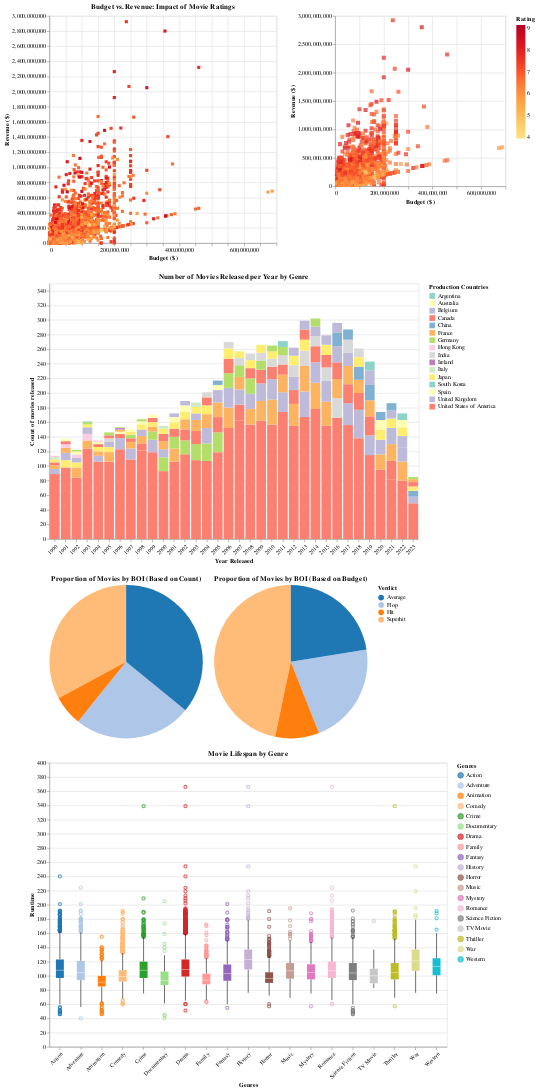

The cell this chart's notebook holds for it:
### Markdown cell above
## Data Visualization:
1. Budget vs. Revenue Scatter Plot: Visualizes the relationship between movie budget and revenue, with each point colored by its average rating. Brushing and linking are enabled to interactively explore the data.
2. Number of Movies Released per Year by Genre (Stacked Bar Chart): Shows the count of movies released per year, grouped by the top production countries. Allows selection of years using a point selection tool.
3. Pie Chart: Proportion of Movies by BOI (Based on Count): Represents the proportion of movies based on their Box Office Impact (BOI) using count aggregation.
4. Pie Chart: Proportion of Movies by BOI (Based on Budget): Illustrates the proportion of movies based on their BOI using budget aggregation.
5. Movie Lifespan by Genre (Box Plot): Displays the distribution of movie runtimes across different genres.

### Code cell
# Brushing & Linking
brush = alt.selection_interval()
click = alt.selection_point(encodings=['x', 'y'])
year_selection = alt.selection_point(fields=['release_year'])

# 1. Visual: Rating Chart
revenue_min = movies_data["vote_average"].mean() - 2.5
revenue_max = movies_data["vote_average"].max()
revenue_color_scale = alt.Scale(
    scheme="yelloworangered",
    domain=[revenue_min, revenue_max]
)

base_chart = (
    alt.Chart(movies_data)
    .mark_square()
    .encode(
        x=alt.X(
            "budget:Q",
            title="Budget ($)"
        ),
        y=alt.Y(
            "revenue:Q",
            title="Revenue ($)"
        ),
        color=alt.Color(
            "vote_average:Q", 
            scale=revenue_color_scale,  
            title="Rating"
        ), 
        tooltip=[
            alt.Tooltip("title:N"),
            alt.Tooltip("budget:Q", title="Budget ($)"),  
            alt.Tooltip("revenue:Q", title="Revenue ($)"),
            alt.Tooltip("vote_average:Q", title="Rating"),
        ],
        opacity=alt.condition(brush, alt.OpacityValue(1), alt.OpacityValue(0.3))
    )
    .properties(
        width=400, 
        height=400, 
        title="Budget vs. Revenue: Impact of Movie Ratings",
    )
)

# Axis selections (to drive the dynamic behavior)
x_select = alt.selection_interval(encodings=["x"], name="x_axis") 
y_select = alt.selection_interval(encodings=["y"], name="y_axis") 

# Chart showing only selected points when brushed
selected_points = (
    alt.Chart(movies_data)
    .mark_square(size=50)
    .encode(
        x=alt.X(
            "budget:Q", 
            title="Budget ($)", 
            scale=alt.Scale(domain=x_select)  # Connect to x_select
        ),
        y=alt.Y(
            "revenue:Q", 
            title="Revenue ($)", 
            scale=alt.Scale(domain=y_select)  # Connect to y_select
        ),
        color=alt.Color(
            "vote_average:Q", 
            scale=revenue_color_scale,  
            title="Rating"
        ),
        tooltip=[
            alt.Tooltip("title:N"),
            alt.Tooltip("budget:Q", title="Budget ($)"),  
            alt.Tooltip("revenue:Q", title="Revenue ($)"),
            alt.Tooltip("vote_average:Q", title="Rating"),
            alt.Tooltip("boi:N", title="Verdict")
        ]
    )
    .transform_filter(brush)  # Respond to both selections
    .transform_filter(click)
    .add_params(x_select, y_select) # Add the axis selections
).interactive()

# 2. Stacked Bar Chart: Number of Movies Released per Year by Genre
movies_per_country_continent = movies_data.groupby(['release_year', 'production_countries']).size().reset_index(name='counts')
def get_top_countries(group, n=7):
    return group.sort_values(by='counts', ascending=False).head(n)
top_countries_per_continent = movies_per_country_continent.groupby('release_year', group_keys=False).apply(get_top_countries)
stack_bar_chart = (alt.Chart(top_countries_per_continent)
    .mark_bar()
    .encode(
        x=alt.X('release_year:O', title="Year Released", axis=alt.Axis(labelAngle=-45)),
        y=alt.Y('counts:Q', stack='zero', title="Count of movies released"),
        color=alt.Color('production_countries:N',scale=alt.Scale(scheme='set3'), title="Production Countries"), 
        opacity=alt.condition(year_selection, alt.OpacityValue(1), alt.OpacityValue(0.3)),
        tooltip=[
        alt.Tooltip('release_year:O', title='Year Released'),
        alt.Tooltip('production_countries:N', title='Production Country'),
        alt.Tooltip('continents:N', title='Continent'),
        alt.Tooltip('counts:Q', title='Count of Movies') 
        ],
        order=alt.Order('release_year:O', sort='ascending')
    )
    .properties(
        width=650,
        height=450,
        title='Number of Movies Released per Year by Genre'
    )
)

# 3. Box Plot: Movie Lifespan by Genre
lifespan_chart = (alt.Chart(genres_df).mark_boxplot().encode(
    x= alt.X('genres:N', title = "Genres", axis=alt.Axis(labelAngle=-45)),
    y= alt.X('runtime:Q', title = "Runtime"),
    color=alt.Color('genres:N',scale=alt.Scale(scheme='category20'), title="Genres"),
    tooltip=[
        alt.Tooltip('title', title='Title'),
        alt.Tooltip('runtime', title='Runtime'),
        ]
).properties(
    width = 700,
    height = 500,
    title = 'Movie Lifespan by Genre'
)
)

# 4. Pie Chart: Proportion of Movies by BOI (Based on Count)
pie_chart = alt.Chart(movies_data).mark_arc().encode(
    theta='sum(count):Q',
    color=alt.Color('boi:N', scale=alt.Scale(scheme='category20'), title="Verdict"),  
    tooltip=[
        alt.Tooltip('boi:N', title='Verdict'),
        alt.Tooltip('sum(count):Q', title='Count of Movies Released'),
        alt.Tooltip('percentage:Q', title='Percentage of Total Movies', format='.2%')
    ]
).transform_aggregate(
    count='count():Q',
    groupby=['boi']
).transform_joinaggregate(
    total_count='sum(count)',
).transform_calculate(
    percentage="datum.count/datum.total_count"
).properties(
    width=270,
    height=270,
    title="Proportion of Movies by BOI (Based on Count)"
)

# 5. Pie Chart: Proportion of Movies by BOI (Based on Budget)
pie_chart2 = alt.Chart(movies_data).mark_arc().encode(
    theta=alt.Theta('sum(sum_budget):Q', title='Budget Proportion'),
    color=alt.Color('boi:N', scale=alt.Scale(scheme='category20'), title="Verdict"),  
    tooltip=[
        alt.Tooltip('boi:N', title='Verdict'),
        alt.Tooltip('sum(sum_budget):Q', title='Total Budget'), 
        alt.Tooltip('percentage:Q', title='Percentage of Movies', format='.2%')
    ]
).transform_aggregate(
    sum_budget='sum(budget):Q',
    groupby=['boi']
).transform_joinaggregate(
    total_budget='sum(sum_budget)'
).transform_calculate(
    percentage="datum.sum_budget / datum.total_budget"
).properties(
    width=270,
    height=270,
    title="Proportion of Movies by BOI (Based on Budget)"
)

# Combine base chart and selected points
combined_charts = (pie_chart | pie_chart2.transform_filter(year_selection))

# Concatenate charts vertically
rating_chart2 = alt.vconcat(
    (base_chart.add_params(brush, click) | selected_points), 
    stack_bar_chart.add_params(year_selection),
    combined_charts,
    lifespan_chart,
)

# Display the final chart
rating_chart2
